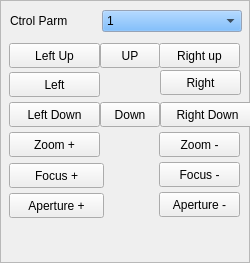
        <widget class="QFrame" name="frame5">
            <property name="geometry">
                <rect>
                    <x>10</x>
                    <y>129</y>
                    <width>250</width>
                    <height>263</height>
                </rect>
            </property>
            <property name="frameShape">
                <enum>QFrame::StyledPanel</enum>
            </property>
            <property name="frameShadow">
                <enum>QFrame::Plain</enum>
            </property>
            <widget class="QLabel" name="textLabel1">
                <property name="geometry">
                    <rect>
                        <x>10</x>
                        <y>10</y>
                        <width>91</width>
                        <height>21</height>
                    </rect>
                </property>
                <property name="text">
                    <string>Ctrol Parm</string>
                </property>
                <property name="wordWrap">
                    <bool>false</bool>
                </property>
            </widget>
            <widget class="QComboBox" name="comboxCtrlParam">
                <property name="geometry">
                    <rect>
                        <x>102</x>
                        <y>10</y>
                        <width>140</width>
                        <height>22</height>
                    </rect>
                </property>
                <property name="palette">
                    <palette>
                        <active>
                            <colorrole role="WindowText">
                                <brush brushstyle="SolidPattern">
                                    <color alpha="255">
                                        <red>0</red>
                                        <green>0</green>
                                        <blue>0</blue>
                                    </color>
                                </brush>
                            </colorrole>
                            <colorrole role="Button">
                                <brush brushstyle="SolidPattern">
                                    <color alpha="255">
                                        <red>85</red>
                                        <green>170</green>
                                        <blue>255</blue>
                                    </color>
                                </brush>
                            </colorrole>
                            <colorrole role="Light">
                                <brush brushstyle="SolidPattern">
                                    <color alpha="255">
                                        <red>212</red>
                                        <green>234</green>
                                        <blue>255</blue>
                                    </color>
                                </brush>
                            </colorrole>
                            <colorrole role="Midlight">
                                <brush brushstyle="SolidPattern">
                                    <color alpha="255">
                                        <red>148</red>
                                        <green>202</green>
                                        <blue>255</blue>
                                    </color>
                                </brush>
                            </colorrole>
                            <colorrole role="Dark">
                                <brush brushstyle="SolidPattern">
                                    <color alpha="255">
                                        <red>42</red>
                                        <green>85</green>
                                        <blue>127</blue>
                                    </color>
                                </brush>
                            </colorrole>
                            <colorrole role="Mid">
                                <brush brushstyle="SolidPattern">
                                    <color alpha="255">
                                        <red>57</red>
                                        <green>113</green>
                                        <blue>170</blue>
                                    </color>
                                </brush>
                            </colorrole>
                            <colorrole role="Text">
                                <brush brushstyle="SolidPattern">
                                    <color alpha="255">
                                        <red>0</red>
                                        <green>0</green>
                                        <blue>0</blue>
                                    </color>
                                </brush>
                            </colorrole>
                            <colorrole role="BrightText">
                                <brush brushstyle="SolidPattern">
                                    <color alpha="255">
                                        <red>255</red>
                                        <green>255</green>
                                        <blue>255</blue>
                                    </color>
                                </brush>
                            </colorrole>
                            <colorrole role="ButtonText">
                                <brush brushstyle="SolidPattern">
                                    <color alpha="255">
                                        <red>0</red>
                                        <green>0</green>
                                        <blue>0</blue>
                                    </color>
                                </brush>
                            </colorrole>
                            <colorrole role="Base">
                                <brush brushstyle="SolidPattern">
                                    <color alpha="255">
                                        <red>255</red>
                                        <green>255</green>
                                        <blue>255</blue>
                                    </color>
                                </brush>
                            </colorrole>
                            <colorrole role="Window">
                                <brush brushstyle="SolidPattern">
                                    <color alpha="255">
                                        <red>212</red>
                                        <green>228</green>
                                        <blue>255</blue>
                                    </color>
                                </brush>
                            </colorrole>
                            <colorrole role="Shadow">
                                <brush brushstyle="SolidPattern">
                                    <color alpha="255">
                                        <red>0</red>
                                        <green>0</green>
                                        <blue>0</blue>
                                    </color>
                                </brush>
                            </colorrole>
                            <colorrole role="Highlight">
                                <brush brushstyle="SolidPattern">
                                    <color alpha="255">
                                        <red>0</red>
                                        <green>0</green>
                                        <blue>128</blue>
                                    </color>
                                </brush>
                            </colorrole>
                            <colorrole role="HighlightedText">
                                <brush brushstyle="SolidPattern">
                                    <color alpha="255">
                                        <red>255</red>
                                        <green>255</green>
                                        <blue>255</blue>
                                    </color>
                                </brush>
                            </colorrole>
                            <colorrole role="Link">
                                <brush brushstyle="SolidPattern">
                                    <color alpha="255">
                                        <red>0</red>
                                        <green>0</green>
                                        <blue>0</blue>
                                    </color>
                                </brush>
                            </colorrole>
                            <colorrole role="LinkVisited">
                                <brush brushstyle="SolidPattern">
                                    <color alpha="255">
                                        <red>0</red>
                                        <green>0</green>
                                        <blue>0</blue>
                                    </color>
                                </brush>
                            </colorrole>
                        </active>
                        <inactive>
                            <colorrole role="WindowText">
                                <brush brushstyle="SolidPattern">
                                    <color alpha="255">
                                        <red>0</red>
                                        <green>0</green>
                                        <blue>0</blue>
                                    </color>
                                </brush>
                            </colorrole>
                            <colorrole role="Button">
                                <brush brushstyle="SolidPattern">
                                    <color alpha="255">
                                        <red>85</red>
                                        <green>170</green>
                                        <blue>255</blue>
                                    </color>
                                </brush>
                            </colorrole>
                            <colorrole role="Light">
                                <brush brushstyle="SolidPattern">
                                    <color alpha="255">
                                        <red>212</red>
                                        <green>234</green>
                                        <blue>255</blue>
                                    </color>
                                </brush>
                            </colorrole>
                            <colorrole role="Midlight">
                                <brush brushstyle="SolidPattern">
                                    <color alpha="255">
                                        <red>123</red>
                                        <green>189</green>
                                        <blue>255</blue>
                                    </color>
                                </brush>
                            </colorrole>
                            <colorrole role="Dark">
                                <brush brushstyle="SolidPattern">
                                    <color alpha="255">
                                        <red>42</red>
                                        <green>85</green>
                                        <blue>127</blue>
                                    </color>
                                </brush>
                            </colorrole>
                            <colorrole role="Mid">
                                <brush brushstyle="SolidPattern">
                                    <color alpha="255">
                                        <red>57</red>
                                        <green>113</green>
                                        <blue>170</blue>
                                    </color>
                                </brush>
                            </colorrole>
                            <colorrole role="Text">
                                <brush brushstyle="SolidPattern">
                                    <color alpha="255">
                                        <red>0</red>
                                        <green>0</green>
                                        <blue>0</blue>
                                    </color>
                                </brush>
                            </colorrole>
                            <colorrole role="BrightText">
                                <brush brushstyle="SolidPattern">
                                    <color alpha="255">
                                        <red>255</red>
                                        <green>255</green>
                                        <blue>255</blue>
                                    </color>
                                </brush>
                            </colorrole>
                            <colorrole role="ButtonText">
                                <brush brushstyle="SolidPattern">
                                    <color alpha="255">
                                        <red>0</red>
                                        <green>0</green>
                                        <blue>0</blue>
                                    </color>
                                </brush>
                            </colorrole>
                            <colorrole role="Base">
                                <brush brushstyle="SolidPattern">
                                    <color alpha="255">
                                        <red>255</red>
                                        <green>255</green>
                                        <blue>255</blue>
                                    </color>
                                </brush>
                            </colorrole>
                            <colorrole role="Window">
                                <brush brushstyle="SolidPattern">
                                    <color alpha="255">
                                        <red>212</red>
                                        <green>228</green>
                                        <blue>255</blue>
                                    </color>
                                </brush>
                            </colorrole>
                            <colorrole role="Shadow">
                                <brush brushstyle="SolidPattern">
                                    <color alpha="255">
                                        <red>0</red>
                                        <green>0</green>
                                        <blue>0</blue>
                                    </color>
                                </brush>
                            </colorrole>
                            <colorrole role="Highlight">
                                <brush brushstyle="SolidPattern">
                                    <color alpha="255">
                                        <red>0</red>
                                        <green>0</green>
                                        <blue>128</blue>
                                    </color>
                                </brush>
                            </colorrole>
                            <colorrole role="HighlightedText">
                                <brush brushstyle="SolidPattern">
                                    <color alpha="255">
                                        <red>255</red>
                                        <green>255</green>
                                        <blue>255</blue>
                                    </color>
                                </brush>
                            </colorrole>
                            <colorrole role="Link">
                                <brush brushstyle="SolidPattern">
                                    <color alpha="255">
                                        <red>0</red>
                                        <green>0</green>
                                        <blue>0</blue>
                                    </color>
                                </brush>
                            </colorrole>
                            <colorrole role="LinkVisited">
                                <brush brushstyle="SolidPattern">
                                    <color alpha="255">
                                        <red>0</red>
                                        <green>0</green>
                                        <blue>0</blue>
                                    </color>
                                </brush>
                            </colorrole>
                        </inactive>
                        <disabled>
                            <colorrole role="WindowText">
                                <brush brushstyle="SolidPattern">
                                    <color alpha="255">
                                        <red>128</red>
                                        <green>128</green>
                                        <blue>128</blue>
                                    </color>
                                </brush>
                            </colorrole>
                            <colorrole role="Button">
                                <brush brushstyle="SolidPattern">
                                    <color alpha="255">
                                        <red>85</red>
                                        <green>170</green>
                                        <blue>255</blue>
                                    </color>
                                </brush>
                            </colorrole>
                            <colorrole role="Light">
                                <brush brushstyle="SolidPattern">
                                    <color alpha="255">
                                        <red>212</red>
                                        <green>234</green>
                                        <blue>255</blue>
                                    </color>
                                </brush>
                            </colorrole>
                            <colorrole role="Midlight">
                                <brush brushstyle="SolidPattern">
                                    <color alpha="255">
                                        <red>123</red>
                                        <green>189</green>
                                        <blue>255</blue>
                                    </color>
                                </brush>
                            </colorrole>
                            <colorrole role="Dark">
                                <brush brushstyle="SolidPattern">
                                    <color alpha="255">
                                        <red>42</red>
                                        <green>85</green>
                                        <blue>127</blue>
                                    </color>
                                </brush>
                            </colorrole>
                            <colorrole role="Mid">
                                <brush brushstyle="SolidPattern">
                                    <color alpha="255">
                                        <red>57</red>
                                        <green>113</green>
                                        <blue>170</blue>
                                    </color>
                                </brush>
                            </colorrole>
                            <colorrole role="Text">
                                <brush brushstyle="SolidPattern">
                                    <color alpha="255">
                                        <red>128</red>
                                        <green>128</green>
                                        <blue>128</blue>
                                    </color>
                                </brush>
                            </colorrole>
                            <colorrole role="BrightText">
                                <brush brushstyle="SolidPattern">
                                    <color alpha="255">
                                        <red>255</red>
                                        <green>255</green>
                                        <blue>255</blue>
                                    </color>
                                </brush>
                            </colorrole>
                            <colorrole role="ButtonText">
                                <brush brushstyle="SolidPattern">
                                    <color alpha="255">
                                        <red>128</red>
                                        <green>128</green>
                                        <blue>128</blue>
                                    </color>
                                </brush>
                            </colorrole>
                            <colorrole role="Base">
                                <brush brushstyle="SolidPattern">
                                    <color alpha="255">
                                        <red>255</red>
                                        <green>255</green>
                                        <blue>255</blue>
                                    </color>
                                </brush>
                            </colorrole>
                            <colorrole role="Window">
                                <brush brushstyle="SolidPattern">
                                    <color alpha="255">
                                        <red>212</red>
                                        <green>228</green>
                                        <blue>255</blue>
                                    </color>
                                </brush>
                            </colorrole>
                            <colorrole role="Shadow">
                                <brush brushstyle="SolidPattern">
                                    <color alpha="255">
                                        <red>0</red>
                                        <green>0</green>
                                        <blue>0</blue>
                                    </color>
                                </brush>
                            </colorrole>
                            <colorrole role="Highlight">
                                <brush brushstyle="SolidPattern">
                                    <color alpha="255">
                                        <red>0</red>
                                        <green>0</green>
                                        <blue>128</blue>
                                    </color>
                                </brush>
                            </colorrole>
                            <colorrole role="HighlightedText">
                                <brush brushstyle="SolidPattern">
                                    <color alpha="255">
                                        <red>255</red>
                                        <green>255</green>
                                        <blue>255</blue>
                                    </color>
                                </brush>
                            </colorrole>
                            <colorrole role="Link">
                                <brush brushstyle="SolidPattern">
                                    <color alpha="255">
                                        <red>0</red>
                                        <green>0</green>
                                        <blue>0</blue>
                                    </color>
                                </brush>
                            </colorrole>
                            <colorrole role="LinkVisited">
                                <brush brushstyle="SolidPattern">
                                    <color alpha="255">
                                        <red>0</red>
                                        <green>0</green>
                                        <blue>0</blue>
                                    </color>
                                </brush>
                            </colorrole>
                        </disabled>
                    </palette>
                </property>
                <item>
                    <property name="text">
                        <string>1</string>
                    </property>
                </item>
                <item>
                    <property name="text">
                        <string>2</string>
                    </property>
                </item>
                <item>
                    <property name="text">
                        <string>3</string>
                    </property>
                </item>
                <item>
                    <property name="text">
                        <string>4</string>
                    </property>
                </item>
                <item>
                    <property name="text">
                        <string>5</string>
                    </property>
                </item>
                <item>
                    <property name="text">
                        <string>6</string>
                    </property>
                </item>
                <item>
                    <property name="text">
                        <string>7</string>
                    </property>
                </item>
                <item>
                    <property name="text">
                        <string>8</string>
                    </property>
                </item>
            </widget>
            <widget class="QPushButton" name="pushButRightUP">
                <property name="geometry">
                    <rect>
                        <x>159</x>
                        <y>43</y>
                        <width>81</width>
                        <height>25</height>
                    </rect>
                </property>
                <property name="text">
                    <string>Right up</string>
                </property>
            </widget>
            <widget class="QPushButton" name="pushButRight">
                <property name="geometry">
                    <rect>
                        <x>160</x>
                        <y>70</y>
                        <width>81</width>
                        <height>25</height>
                    </rect>
                </property>
                <property name="text">
                    <string>Right</string>
                </property>
            </widget>
            <widget class="QPushButton" name="pushButRDown">
                <property name="geometry">
                    <rect>
                        <x>160</x>
                        <y>102</y>
                        <width>95</width>
                        <height>25</height>
                    </rect>
                </property>
                <property name="text">
                    <string>Right Down</string>
                </property>
            </widget>
            <widget class="QPushButton" name="pushButDZoom">
                <property name="geometry">
                    <rect>
                        <x>159</x>
                        <y>132</y>
                        <width>81</width>
                        <height>25</height>
                    </rect>
                </property>
                <property name="text">
                    <string>Zoom -</string>
                </property>
            </widget>
            <widget class="QPushButton" name="pushButDFocus">
                <property name="geometry">
                    <rect>
                        <x>159</x>
                        <y>162</y>
                        <width>81</width>
                        <height>25</height>
                    </rect>
                </property>
                <property name="text">
                    <string>Focus -</string>
                </property>
            </widget>
            <widget class="QPushButton" name="pushButDAperture">
                <property name="geometry">
                    <rect>
                        <x>159</x>
                        <y>192</y>
                        <width>81</width>
                        <height>25</height>
                    </rect>
                </property>
                <property name="text">
                    <string>Aperture -</string>
                </property>
            </widget>
            <widget class="QPushButton" name="pushButLeft">
                <property name="geometry">
                    <rect>
                        <x>9</x>
                        <y>72</y>
                        <width>91</width>
                        <height>25</height>
                    </rect>
                </property>
                <property name="text">
                    <string>Left</string>
                </property>
            </widget>
            <widget class="QPushButton" name="pushButLeftDown">
                <property name="geometry">
                    <rect>
                        <x>9</x>
                        <y>102</y>
                        <width>91</width>
                        <height>25</height>
                    </rect>
                </property>
                <property name="text">
                    <string>Left Down</string>
                </property>
            </widget>
            <widget class="QPushButton" name="pushButAZoom">
                <property name="geometry">
                    <rect>
                        <x>9</x>
                        <y>132</y>
                        <width>91</width>
                        <height>25</height>
                    </rect>
                </property>
                <property name="text">
                    <string>Zoom +</string>
                </property>
            </widget>
            <widget class="QPushButton" name="pushButAFocus">
                <property name="geometry">
                    <rect>
                        <x>9</x>
                        <y>163</y>
                        <width>95</width>
                        <height>25</height>
                    </rect>
                </property>
                <property name="text">
                    <string>Focus +</string>
                </property>
            </widget>
            <widget class="QPushButton" name="pushButAperture">
                <property name="geometry">
                    <rect>
                        <x>9</x>
                        <y>193</y>
                        <width>95</width>
                        <height>25</height>
                    </rect>
                </property>
                <property name="text">
                    <string>Aperture +</string>
                </property>
            </widget>
            <widget class="QPushButton" name="pushButDown">
                <property name="geometry">
                    <rect>
                        <x>100</x>
                        <y>102</y>
                        <width>60</width>
                        <height>25</height>
                    </rect>
                </property>
                <property name="text">
                    <string>Down</string>
                </property>
            </widget>
            <widget class="QPushButton" name="pushButLeftUp">
                <property name="geometry">
                    <rect>
                        <x>9</x>
                        <y>43</y>
                        <width>91</width>
                        <height>25</height>
                    </rect>
                </property>
                <property name="text">
                    <string>Left Up</string>
                </property>
            </widget>
            <widget class="QPushButton" name="pushButUp">
                <property name="geometry">
                    <rect>
                        <x>100</x>
                        <y>43</y>
                        <width>60</width>
                        <height>25</height>
                    </rect>
                </property>
                <property name="text">
                    <string>UP</string>
                </property>
            </widget>
        </widget>
